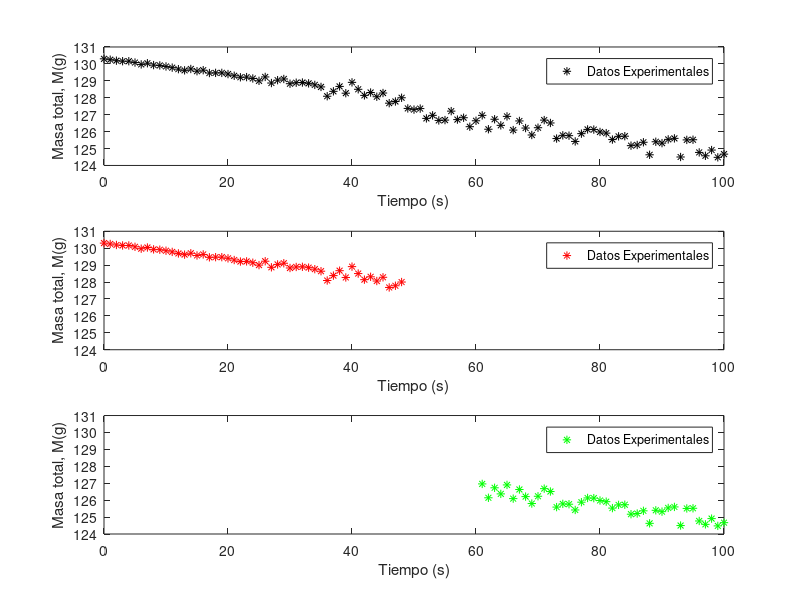
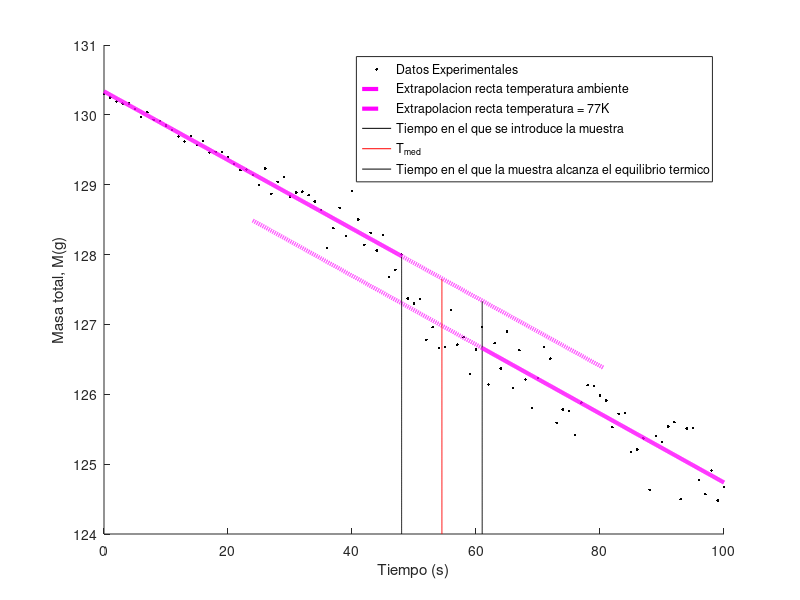

Source code (MATLAB) for these figures, in order:
clear all; close all;
t = [0	1	2	3	4	5	6	7	8	9	10	11	12	13	14	15	16	17	18	19	20	21	22	23	24	25	26	27	28	29	30	31	32	33	34	35	36	37	38	39	40	41	42	43	44	45	46	47	48	49	50	51	52	53	54	55	56	57	58	59	60	61	62	63	64	65	66	67	68	69	70	71	72	73	74	75	76	77	78	79	80	81	82	83	84	85	86	87	88	89	90	91	92	93	94	95	96	97	98	99	100];
m = [130.3	130.25	130.19	130.16	130.16	130.08	129.97	130.04	129.93	129.91	129.85	129.78	129.69	129.62	129.7	129.57	129.63	129.46	129.47	129.47	129.4	129.3	129.21	129.22	129.14	129	129.23	128.87	129.04	129.11	128.83	128.89	128.9	128.85	128.76	128.64	128.09	128.38	128.67	128.27	128.91	128.5	128.14	128.31	128.06	128.28	127.68	127.78	128	127.37	127.3	127.36	126.78	126.96	126.66	126.68	127.21	126.71	126.82	126.29	126.64	126.96	126.14	126.73	126.37	126.9	126.09	126.63	126.21	125.8	126.23	126.68	126.51	125.59	125.78	125.76	125.42	125.88	126.13	126.12	125.98	125.91	125.53	125.72	125.73	125.17	125.21	125.37	124.63	125.4	125.32	125.54	125.6	124.5	125.51	125.52	124.77	124.57	124.91	124.48	124.67]; 

%%%%%%% Se rellenan los arreglos nuevos con los datos pertenecientes a las dos rectas de interes 
r1tmax = 48; r2tmin = 61; %<----------------------- SELECCIONAR valor maximo para la recta 1 de TIEMPO, y valor minimo para la recta 2 de TIEMPO 
n=find(t==r1tmax); 
x(1) = 0; y(1) = 0; x = t(1:n); y = m(1:n); Ns = length(t);
i=find(t==r2tmin); 
x2 = t(i:Ns); y2 = m(i:Ns);

%%%%%%% Constantes fisicas 
L = 199; m0elem = 6.2; deltam0 = 0.1; deltat = 293-77; deltadeltat = sqrt(2); mmolar = 114.818;

%%%%%%% se realiza ajuste por minimos cuadrados a ambas rectas
N = size(x)(2)
sxy = sum(x.*y);sxx = sum(x.*x);syy = sum(y.*y);sx = sum(x);sy = sum(y);
a1 = (((N)*(sxy))-((sx)*(sy)))/(((N)*(sxx))-((sx)*(sx)))
b1 = (((sxx)*(sy))-((sx)*(sxy)))/(((N)*(sxx))-((sx)*(sx)))
e = (y-((a1*x)+b1)).^2;sei = sum(e);
incertidumbrea=sqrt((sei)/(N-2))*sqrt((N)/(((N)*(sxx))-((sx)*(sx))))
incertidumbreb=sqrt((sei)/(N-2))*sqrt((sxx)/(((N)*(sxx))-((sx)*(sx))))
r = (((N)*(sxy))-((sx)*(sy)))/(sqrt(((N)*(sxx))-((sx)*(sx)))*sqrt(((N)*(syy))-((sy)*(sy))))

N2 = size(x2)(2)
sx2y2 = sum(x2.*y2);sx2x2 = sum(x2.*x2);sy2y2 = sum(y2.*y2);sx2 = sum(x2);sy2 = sum(y2);
a2 = (((N2)*(sx2y2))-((sx2)*(sy2)))/(((N2)*(sx2x2))-((sx2)*(sx2)))
b2 = (((sx2x2)*(sy2))-((sx2)*(sx2y2)))/(((N2)*(sx2x2))-((sx2)*(sx2)))
e2 = (y2-((a2*x2)+b2)).^2;sei2 = sum(e2);
iN2certidumbrea=sqrt((sei2)/(N2-2))*sqrt((N2)/(((N2)*(sx2x2))-((sx2)*(sx2))))
iN2certidumbreb=sqrt((sei2)/(N2-2))*sqrt((sx2x2)/(((N2)*(sx2x2))-((sx2)*(sx2))))
r2 = (((N2)*(sx2y2))-((sx2)*(sy2)))/(sqrt(((N2)*(sx2x2))-((sx2)*(sx2)))*sqrt(((N2)*(sy2y2))-((sy2)*(sy2))))

%%%%%%% Calor especifico y calor especifico molar
tmed= (r2tmin-r1tmax)/2 + r1tmax
deltam = (a1*tmed+b1)-(a2*tmed+b2)
incertidumbredm = sqrt(incertidumbrea^2*tmed^2+incertidumbreb^2+iN2certidumbrea^2*tmed^2+iN2certidumbreb^2)
ceng = (deltam*L)/(m0elem*deltat)
deltaceng = ceng*sqrt((incertidumbredm/deltam)^2+(deltam0/m0elem)^2+(deltadeltat/deltat)^2)
cenmol = ceng*mmolar
deltacenmol = mmolar*deltaceng

%%%%%%% rectas ajuste MMC
xx1=t(1):0.1:t(n); yy1=a1*xx1+b1; xx2=t(n):0.01:((t(Ns)-t(i))/2 + t(i)); yy2=a1*xx2+b1;
xx3=t(n)/2:0.01:t(i); yy3=a2*xx3+b2; xx4=t(i):0.1:t(Ns); yy4=a2*xx4+b2;
yyinf = 124:0.01:(a1*r1tmax+b1); xxinf = r1tmax*ones(1,length(yyinf));
yymed = 124:0.01:(a1*tmed+b1); xxmed = tmed*ones(1,length(yymed));
yysup = 124:0.01:(a1*r2tmin+b1); xxsup = r2tmin*ones(1,length(yysup));

%%%%%%% figuras
figure(1);clf;
subplot(3,1,1)
plot (t,m,'k*')
xlabel('Tiempo (s)'); ylabel('Masa total, M(g)'); legend('Datos Experimentales')
subplot(3,1,2)
plot (x,y,'r*'); axis([0 100 124 131])   %%%%%%% <----------- SELECCIONAR rangos que concuerden con la primer grafica subplot(3,1,1)
xlabel('Tiempo (s)'); ylabel('Masa total, M(g)'); legend('Datos Experimentales')
subplot(3,1,3)
plot (x2,y2,'g*'); axis([0 100 124 131]) %%%%%%% <----------- SELECCIONAR rangos que concuerden con la primer grafica subplot(3,1,1)
xlabel('Tiempo (s)'); ylabel('Masa total, M(g)'); legend('Datos Experimentales')

figure(2);clf;
hold on;
plot(t,m,'k.',xx2,yy2,'m--','linewidth',3,xx3,yy3,'m--','linewidth',3,xxinf,yyinf,'k',xxmed,yymed,'r',xxsup,yysup,'k',xx1,yy1,'m-','linewidth',3,xx4,yy4,'m-','linewidth',3)
xlabel('Tiempo (s)'); ylabel('Masa total, M(g)'); legend('Datos Experimentales','Extrapolacion recta temperatura ambiente','Extrapolacion recta temperatura = 77K','Tiempo en el que se introduce la muestra','T_{med}','Tiempo en el que la muestra alcanza el equilibrio termico')
hold off;
